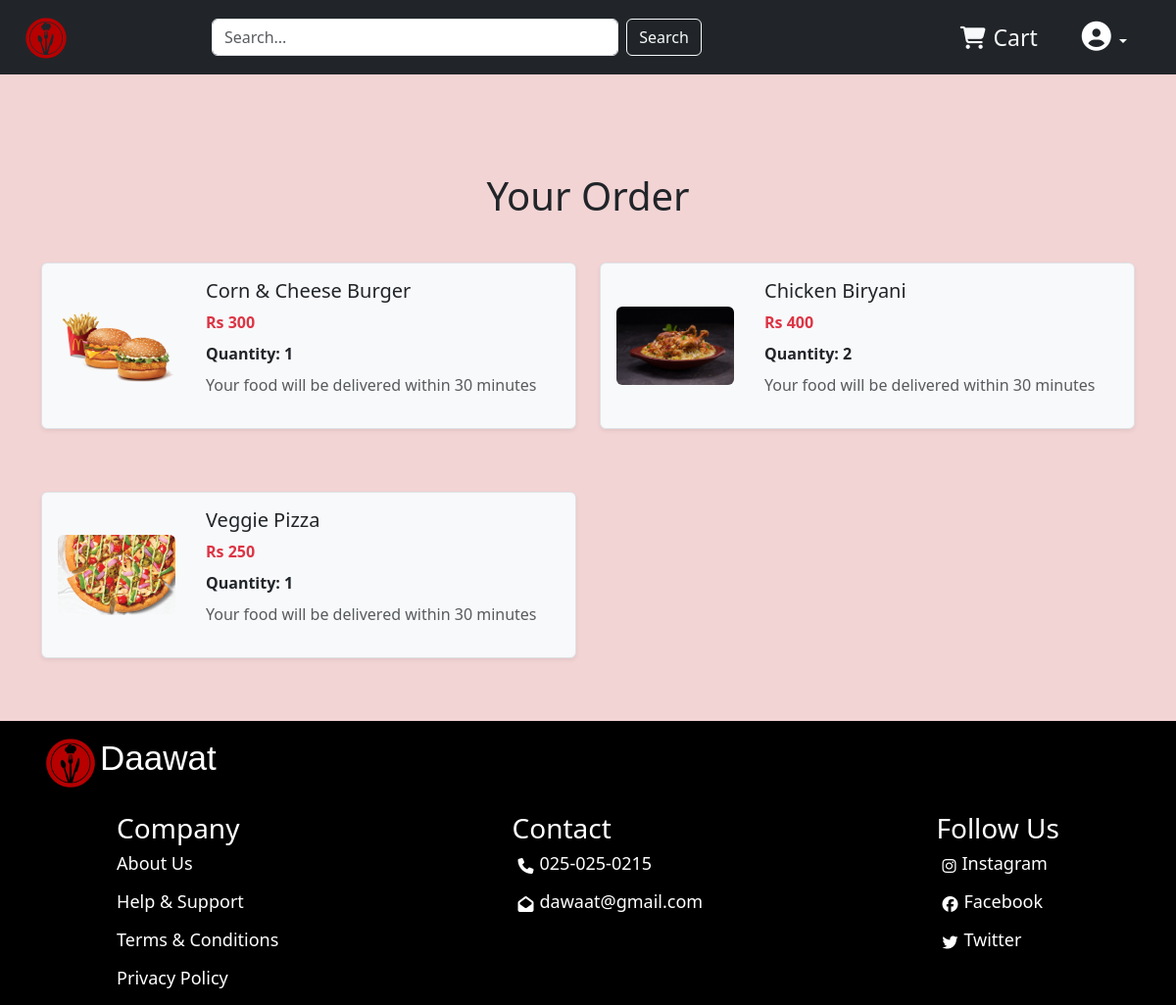
The page /cart on the database its author committed.
### restaurant/models.py (models this page shows)
class products(models.Model):
    name = models.CharField(max_length=255)
    price = models.IntegerField()
    image = models.ImageField((""), upload_to=None, )
    category = models.CharField(choices=allProducts, max_length=255)
    info = models.TextField()

### restaurant/views.py (the view)
# urls.py: path('cart', views.cartpage),
def cartpage(req):
    Cartarray = []
    user = Users.objects.get(id=userId)
    for i in user.cart['products']:
        d = [products.objects.get(id=i[0]),i[1]]
        Cartarray.append(d)
    return render(req, 'cart.html', context={"data": Cartarray})

### restaurant/templates/cart.html (shortened to what this page needs)
{% load static %}
<!DOCTYPE html>
<html lang="en">
  <head>
    <link
      rel="stylesheet"
      href="https://cdnjs.cloudflare.com/ajax/libs/font-awesome/6.5.2/css/all.min.css"
    />
    <link
      href="https://cdn.jsdelivr.net/npm/bootstrap@5.3.3/dist/css/bootstrap.min.css"
      rel="stylesheet"
    />
    <link rel="stylesheet" href="{% static 'style.css' %}" />
  </head>
  <body>
    <nav class="navbar navbar-expand-lg navbar-dark bg-dark">
      <div class="container-fluid">
        <a class="navbar-brand" href="index">
          <img
            src="{% static 'dta/k.png' %}"
            alt="Logo"
            class="rounded-pill"
            style="width: 50px; margin-left: 10px"
          />
        </a>
        <div class="collapse navbar-collapse" id="navbarNav">
          <form
            class="d-flex mx-auto my-2 my-lg-0 w-100 w-lg-auto"
            style="max-width: 500px"
          >
            <input
              class="form-control me-2"
              type="search"
              placeholder="Search..."
              id="search"
              style="flex-grow: 1; min-width: 150px"
            />
            <button class="btn btn-outline-light" type="submit" id="sea">
              Search
            </button>
          </form>
          <ul
            class="navbar-nav ms-auto d-flex flex-row align-items-center mt-2 mt-lg-0"
          >
            <li class="nav-item me-4">
              <a
                class="nav-link text-light d-flex align-items-center"
                href="cart"
              >
                <i class="fa-solid fa-cart-shopping me-2"></i>
                Cart
              </a>
            </li>
            <li class="nav-item dropdown">
              <button
                class="btn btn-dark dropdown-toggle"
                type="button"
                id="dropdownMenuButton"
                data-bs-toggle="dropdown"
                aria-expanded="false"
              >
                <i class="fa-solid fa-circle-user" style="font-size: 30px"></i>
              </button>
            </li>
          </ul>
        </div>
      </div>
    </nav>
    <div class="cart_container container">
      <h1 class="text-center mb-4">Your Order</h1>
      <div class="row">
        {% if data %}
          {% for i in data %}
            <div class="col-lg-6 col-md-12 mb-4">
              <div class="buy_product p-3 border rounded shadow-sm">
                <div class="d-flex align-items-center">
                  <div class="foodphto me-3">
                    <img src="{% static '/' %}{{i.0.image}}" alt="{{i.0.name}}" class="img-fluid rounded" />
                  </div>
                  <div class="products_det">
                    <h5 class="mb-2">{{i.0.name}}</h5>
                    <p class="text-danger fw-bold mb-2">Rs {{i.0.price}}</p>
                    <p class="fw-bold mb-2">Quantity: {{i.1}}</p>
                    <p class="text-muted">Your food will be delivered within 30 minutes</p>
                  </div>
                </div>
              </div>
            </div>
          {% endfor %}
        {% else %}
          <div class="col-12">
            <h3 class="text-center text-muted">No items in Cart</h3>
          </div>
        {% endif %}
      </div>
    </div>
    <div class="downpart">
      <div class="sc d-flex" style="margin-left: 30px; padding: 12px">
        <img
          src="{% static 'dta/k.png' %}"
          width="60px"
          height="60px"
          alt="Daawat Logo"
        />
        <p>Daawat</p>
      </div>
      <div class="down">
        <div class="infoserv">
          <h3>Company</h3>
          <div class="sa">
            <a href="about">
              <p>About Us</p>
            </a>
            <a href="help">
              <p>Help & Support</p>
            </a>
            <a href="term">
              <p>Terms & Conditions</p>
            </a>
            <a href="privacy">
              <p>Privacy Policy</p>
            </a>
          </div>
        </div>
        <div class="contact">
          <h3>Contact</h3>
          <div class="sa">
            <div class="sso d-flex">
              <i class="fa-solid fa-phone"></i>
              <p>025-025-0215</p>
            </div>
            <div class="sso d-flex">
              <i class="fa-solid fa-envelope-open"></i>
              <p>dawaat@gmail.com</p>
            </div>
          </div>
        </div>
        <div class="social">
          <h3>Follow Us</h3>
          <div class="sa sss">
            <a
              href="https://www.instagram.com/accounts/login/?hl=en"
              style="text-decoration: none; color: white"
            >
              <div class="sso d-flex">
                <i class="fa-brands fa-instagram"></i>
                <p>Instagram</p>
              </div>
            </a>
            <a
              href="https://www.facebook.com/"
              style="text-decoration: none; color: white"
            >
              <div class="sso d-flex">
                <i class="fa-brands fa-facebook"></i>
                <p>Facebook</p>
              </div>
            </a>
            <a
              href="https://x.com/login"
              style="text-decoration: none; color: white"
            >
              <div class="sso d-flex">
                <i class="fa-brands fa-twitter"></i>
                <p>Twitter</p>
              </div>
            </a>
          </div>
        </div>
      </div>
    </div>
  </body>
</html>

### restaurant/static/style.css (style rules this page uses)
* { padding: 0; margin: 0; }
body { background-color: rgb(243, 212, 212); }
.nav-item { font-size: 23px; margin-right: 25px; }
a { text-decoration: none; color: black; }
.down { background-color: black; color: white; display: flex; justify-content: space-around; }
.sa p { color: white; line-height: 23px; font-size: 18px; font-family: 'Segoe UI', Tahoma, Geneva, Verdana, sans-serif; }
.downpart { background-color: black; color: white; }
.sc p { font-family: 'Franklin Gothic Medium', 'Arial Narrow', Arial, sans-serif; font-size: 35px; }
.sso i { margin: 6px; }

### restaurant/templates/cart.html (style rules this page uses)
.cart_container { padding-top: 100px; padding-bottom: 20px; }
.buy_product { display: flex; flex-wrap: wrap; border: 1px solid #dc3545; border-radius: 20px; margin: 20px 0; padding: 15px; align-items: center; background-color: #f8f9fa; }
.products_det { flex-grow: 1; margin-left: 15px; }
.foodphto img { width: 100%; height: auto; max-width: 120px; border-radius: 20px 0 0 20px; }

### rows shown on the page
products: image (picture), name "Corn & Cheese Burger", price "300", i "1"
products: image (picture), name "Chicken Biryani", price "400", i "2"
products: image (picture), name "Veggie Pizza", price "250", i "1"
